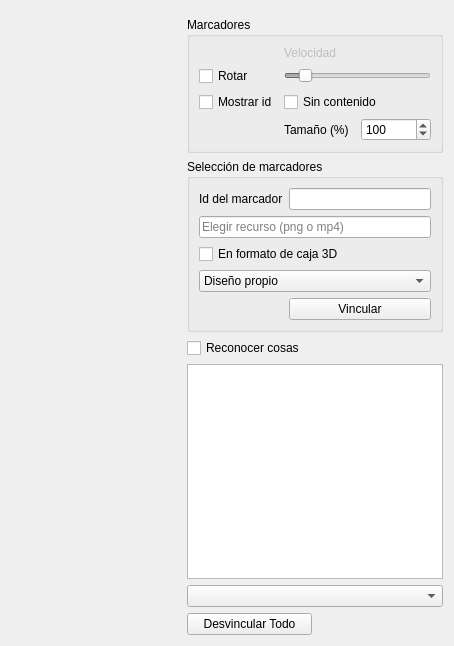
<?xml version="1.0" encoding="UTF-8"?>
<ui version="4.0">
 <class>Principal</class>
 <widget class="QWidget" name="Principal">
  <property name="geometry">
   <rect>
    <x>0</x>
    <y>0</y>
    <width>454</width>
    <height>646</height>
   </rect>
  </property>
  <property name="windowTitle">
   <string>Realidad Aumentada - UBP</string>
  </property>
  <layout class="QGridLayout" name="principalLayout">
   <item row="0" column="0" rowspan="7" colspan="2">
    <widget class="Scene" name="scene" native="true">
     <property name="focusPolicy">
      <enum>Qt::StrongFocus</enum>
     </property>
    </widget>
   </item>
   <item row="6" column="3">
    <widget class="QPushButton" name="pbDesvincular">
     <property name="text">
      <string>Desvincular Todo</string>
     </property>
    </widget>
   </item>
   <item row="4" column="3" colspan="2">
    <widget class="QTextEdit" name="teMessages">
     <property name="focusPolicy">
      <enum>Qt::NoFocus</enum>
     </property>
    </widget>
   </item>
   <item row="5" column="3" colspan="2">
    <widget class="QComboBox" name="cbCamaras"/>
   </item>
   <item row="1" column="3" colspan="2">
    <widget class="QGroupBox" name="markersGroup">
     <property name="title">
      <string>Marcadores</string>
     </property>
     <layout class="QGridLayout" name="markersGroupLayout">
      <item row="1" column="1">
       <widget class="QLabel" name="rotationVelocityLabel">
        <property name="enabled">
         <bool>false</bool>
        </property>
        <property name="text">
         <string>Velocidad</string>
        </property>
       </widget>
      </item>
      <item row="2" column="0">
       <widget class="QCheckBox" name="rotateCheckBox">
        <property name="focusPolicy">
         <enum>Qt::NoFocus</enum>
        </property>
        <property name="text">
         <string>Rotar</string>
        </property>
       </widget>
      </item>
      <item row="2" column="1" colspan="2">
       <widget class="QSlider" name="rotationVelocitySlider">
        <property name="enabled">
         <bool>false</bool>
        </property>
        <property name="focusPolicy">
         <enum>Qt::NoFocus</enum>
        </property>
        <property name="minimum">
         <number>1</number>
        </property>
        <property name="maximum">
         <number>40</number>
        </property>
        <property name="value">
         <number>5</number>
        </property>
        <property name="orientation">
         <enum>Qt::Horizontal</enum>
        </property>
       </widget>
      </item>
      <item row="3" column="0">
       <widget class="QCheckBox" name="cbMostrarId">
        <property name="focusPolicy">
         <enum>Qt::NoFocus</enum>
        </property>
        <property name="text">
         <string>Mostrar id</string>
        </property>
       </widget>
      </item>
      <item row="3" column="1" colspan="2">
       <widget class="QCheckBox" name="cbSinContenido">
        <property name="focusPolicy">
         <enum>Qt::NoFocus</enum>
        </property>
        <property name="text">
         <string>Sin contenido</string>
        </property>
       </widget>
      </item>
      <item row="4" column="2">
       <widget class="QSpinBox" name="sbTamano">
        <property name="focusPolicy">
         <enum>Qt::NoFocus</enum>
        </property>
        <property name="minimum">
         <number>50</number>
        </property>
        <property name="maximum">
         <number>500</number>
        </property>
        <property name="singleStep">
         <number>5</number>
        </property>
        <property name="value">
         <number>100</number>
        </property>
       </widget>
      </item>
      <item row="4" column="1">
       <widget class="QLabel" name="label_2">
        <property name="text">
         <string>Tamaño (%)</string>
        </property>
       </widget>
      </item>
     </layout>
    </widget>
   </item>
   <item row="0" column="3" colspan="2">
    <widget class="Logo" name="appLogo" native="true"/>
   </item>
   <item row="2" column="3" colspan="2">
    <widget class="QGroupBox" name="groupBox">
     <property name="title">
      <string>Selección de marcadores</string>
     </property>
     <layout class="QGridLayout" name="gridLayout">
      <item row="2" column="0" colspan="2">
       <widget class="QCheckBox" name="cbFormatoCaja">
        <property name="focusPolicy">
         <enum>Qt::NoFocus</enum>
        </property>
        <property name="text">
         <string>En formato de caja 3D</string>
        </property>
       </widget>
      </item>
      <item row="4" column="1">
       <widget class="QPushButton" name="pbVincular">
        <property name="focusPolicy">
         <enum>Qt::NoFocus</enum>
        </property>
        <property name="text">
         <string>Vincular</string>
        </property>
       </widget>
      </item>
      <item row="0" column="0">
       <widget class="QLabel" name="label">
        <property name="text">
         <string>Id del marcador</string>
        </property>
       </widget>
      </item>
      <item row="0" column="1">
       <widget class="QLineEdit" name="leMarcadorId">
        <property name="focusPolicy">
         <enum>Qt::ClickFocus</enum>
        </property>
       </widget>
      </item>
      <item row="1" column="0" colspan="2">
       <widget class="MiQLineEdit" name="leRecurso">
        <property name="focusPolicy">
         <enum>Qt::NoFocus</enum>
        </property>
        <property name="placeholderText">
         <string>Elegir recurso (png o mp4)</string>
        </property>
       </widget>
      </item>
      <item row="3" column="0" colspan="2">
       <widget class="QComboBox" name="cbModelos">
        <property name="focusPolicy">
         <enum>Qt::NoFocus</enum>
        </property>
        <item>
         <property name="text">
          <string>Diseño propio</string>
         </property>
        </item>
        <item>
         <property name="text">
          <string>Profesora</string>
         </property>
        </item>
        <item>
         <property name="text">
          <string>Manzana</string>
         </property>
        </item>
        <item>
         <property name="text">
          <string>Casa</string>
         </property>
        </item>
        <item>
         <property name="text">
          <string>Hombre</string>
         </property>
        </item>
        <item>
         <property name="text">
          <string>Oil</string>
         </property>
        </item>
        <item>
         <property name="text">
          <string>Iphone</string>
         </property>
        </item>
       </widget>
      </item>
     </layout>
    </widget>
   </item>
   <item row="3" column="3">
    <widget class="QCheckBox" name="cbReconocerCosas">
     <property name="text">
      <string>Reconocer cosas</string>
     </property>
    </widget>
   </item>
  </layout>
 </widget>
 <customwidgets>
  <customwidget>
   <class>MiQLineEdit</class>
   <extends>QLineEdit</extends>
   <header>miqlineedit.h</header>
  </customwidget>
  <customwidget>
   <class>Logo</class>
   <extends>QWidget</extends>
   <header>logo.h</header>
   <container>1</container>
  </customwidget>
  <customwidget>
   <class>Scene</class>
   <extends>QWidget</extends>
   <header>scene.h</header>
   <container>1</container>
  </customwidget>
 </customwidgets>
 <resources/>
 <connections/>
</ui>
